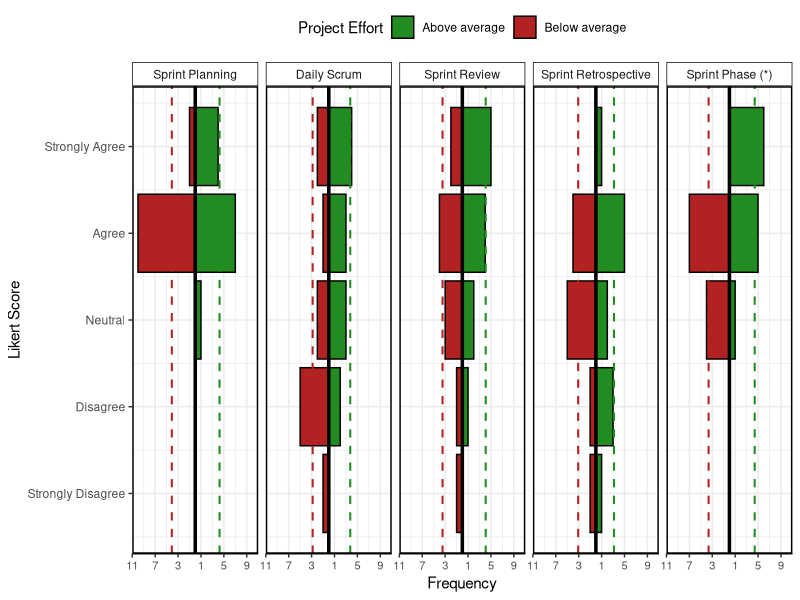

Source code (R):
library(tidyverse)

# Data input
data <- tribble(
  ~KORF1, ~KORF2, ~KORF3, ~KORF4, ~KORF5, ~Effort,
  4, 3, 5, 4, 5, "Above",
  4, 5, 5, 4, 4, "Below",
  4, 2, 2, 3, 3, "Below",
  4, 5, 4, 3, 4, "Above",
  4, 5, 2, 2, 4, "Above",
  4, 3, 3, 4, 4, "Below",
  5, 4, 5, 2, 5, "Above",
  4, 4, 4, 4, 4, "Above",
  4, 2, 3, 2, 4, "Below",
  4, 2, 3, 3, 5, "Above",
  4, 1, 4, 3, 3, "Below",
  3, 3, 4, 4, 4, "Above",
  5, 3, 4, 3, 3, "Below",
  4, 2, 4, 3, 4, "Below",
  5, 5, 5, 5, 5, "Above",
  4, 2, 5, 4, 3, "Below",
  4, 2, 5, 4, 3, "Above",
  4, 3, 4, 4, 4, "Above",
  4, 2, 1, 1, 4, "Below",
  4, 4, 3, 4, 4, "Below",
  5, 4, 3, 2, 5, "Above",
  4, 5, 4, 3, 4, "Below",
  5, 5, 5, 1, 5, "Above"
)

# Reshape to long format
data_long <- data %>%
  pivot_longer(cols = starts_with("KORF"), names_to = "Item", values_to = "Score") %>%
  mutate(Item = factor(Item, levels = paste0("KORF", 1:5)))

# Calculate means
means_df <- data_long %>%
  group_by(Item, Effort) %>%
  summarise(Mean = mean(Score), .groups = "drop")

# Plot horizontal bars (transposed Likert scale)
ggplot(data_long, aes(y = Score, fill = Effort)) +
  geom_bar(data = subset(data_long, Effort == "Above"), aes(x = ..count..), position = "dodge", color = "black") +
  geom_bar(data = subset(data_long, Effort == "Below"), aes(x = -..count..), position = "dodge", color = "black") +
  # Mean lines (vertical now)
  geom_vline(data = subset(means_df, Effort == "Above"), aes(xintercept = Mean), color = "forestgreen", linetype = "dashed", size = 0.7) +
  geom_vline(data = subset(means_df, Effort == "Below"), aes(xintercept = -Mean), color = "firebrick", linetype = "dashed", size = 0.7) +
  # Bold vertical line at 0
  geom_vline(xintercept = 0, linetype = "solid", color = "black", size = 1.2) +
  facet_wrap(
    ~Item, 
    ncol = 5, 
    scales = "fixed",
    labeller = labeller(Item = c(
      "KORF1" = "Sprint Planning",
      "KORF2" = "Daily Scrum",
      "KORF3" = "Sprint Review",
      "KORF4" = "Sprint Retrospective",
      "KORF5" = "Sprint Phase (*)"
    ))
  ) +
  scale_x_continuous(
    limits = c(-11, 11),
    breaks = seq(-11, 11, 4),
    labels = abs(seq(-11, 11, 4)),
    expand = c(0, 0)
  ) +
  scale_y_continuous(
    breaks = 1:5,
    labels = c("Strongly Disagree", "Disagree", "Neutral", "Agree", "Strongly Agree")
  ) +
  scale_fill_manual(
    values = c("Above" = "forestgreen", "Below" = "firebrick"),
    labels = c("Above" = "Above average", "Below" = "Below average"),
    name = "Project Effort"
  ) +
  labs(
    y = "Likert Score",
    x = "Frequency",
    #caption = "Likert scale: 1 = Strongly Disagree, 5 = Strongly Agree"
  ) +
  theme_bw() +
  theme(
    panel.border = element_rect(colour = "black", fill = NA, size = 1),
    strip.background = element_rect(fill = "white", colour = "black"),
    legend.position = "top",
    panel.spacing.y = unit(1, "cm"),
    axis.text.x = element_text(size = 8),
    axis.ticks.x = element_line(),
    axis.line.x = element_line()
  )
